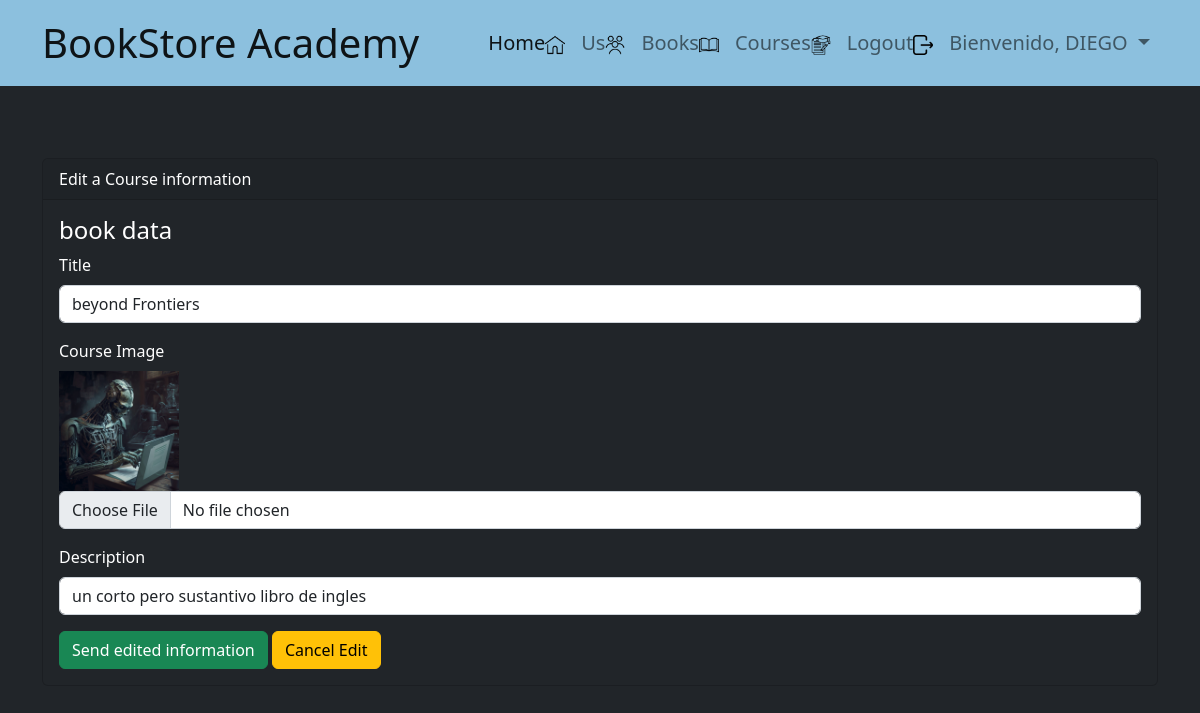
/courses/edit/2 (signed in), run on the app's committed database.
### libreria/models.py (models this page shows, shortened)
class Course(models.Model):
    id = models.AutoField(primary_key=True)
    title = models.CharField(max_length=100, verbose_name='Title')
    image = models.ImageField(upload_to='images/',verbose_name='Course Image', null=True)
    description = models.TextField(null=True, verbose_name='Description')

### libreria/views.py (the view)
# urls.py: path('courses/edit/<int:id>', views.edit_course, name='edit_course'),
@login_required
def edit_course(request, id):
    course = Course.objects.get(id=id)
    form = CourseForm(request.POST or None, request.FILES or None, instance=course)
    if form.is_valid() and request.method =='POST':
        form.save()
        return redirect('courses')
    return render(request, 'courses/edit.html', {'form': form})

### libreria/forms.py
class CourseForm(forms.ModelForm):
    class Meta:
        model = Course
        fields = '__all__'

### libreria/templates/courses/edit.html (shortened to what this page needs)
{% extends "base.html" %}
{% block content %}
<br><br><br>
<div class="card bg-dark">
    <div class="card-header">
        Edit a Course information
    </div>
    <div class="card-body">
        <h4 class="card-title">book data</h4>
        {% include 'courses/form.html' %}
    </div>
</div>
{% endblock %}

### libreria/templates/base.html (shortened to what this page needs)
{% load static %}
<!doctype html>
<html lang="en">
<head>
    <link href="https://cdn.jsdelivr.net/npm/bootstrap@5.2.1/dist/css/bootstrap.min.css" rel="stylesheet"
>
</head>
<body class="bg-dark text-bg-primary p-0 container-fluid m-0 ">
    <nav class="navbar navbar-expand-lg " style="background-color: #8CC0DE;">
        <div class="container">
            <a class="navbar-brand fs-1" href="{% url 'home' %}" >BookStore Academy</a>
            <div class="collapse navbar-collapse fs-5" id="navbarNav">
                <ul class="navbar-nav ms-auto ">
                    <li class="nav-item ">
                        <a class="nav-link active" aria-current="page" href="{% url 'home' %}">Home<img src="{% static 'libreria/assets/img/home.png'%}" alt="home" width="20px"/></a>
                    </li>
                    <li class="nav-item">
                        <a class="nav-link" href="{% url 'us' %}">Us<img src="{% static 'libreria/assets/img/users.png'%}" alt="us" width="20px"/></a>
                    </li>
                    {% if request.user.is_authenticated %}
                        <li class="nav-item"><a class="nav-link" href="{% url 'books' %}">Books<img src="{% static 'libreria/assets/img/book.png'%}" alt="books" width="20px"/></a></li>
                        <li class="nav-item"><a class="nav-link" href="{% url 'courses' %}">Courses<img src="{% static 'libreria/assets/img/courses.png'%}" alt="courses" width="20px"/></a></li>
                        <li class="nav-item"><a class="nav-link" href="{% url 'exit' %}">Logout<img src="{% static 'libreria/assets/img/logout.png'%}" alt="looout" width="20px"/></a></li>
                    {% endif%}
                    {% if request.user.is_authenticated %}
                    <li class="nav-item dropdown ">
                        <a class="nav-link dropdown-toggle" href="{% url 'profile' %}" role="button" data-bs-toggle="dropdown" aria-expanded="false">
                            Bienvenido, {{ user.username | upper }} {{avatar}}
                          </a>
                    </li>
                    {% endif%}
                </ul>
            </div>
        </div>
    </nav>
    <div class="container">
        <div class="row">
            <div class="col-12">
                {% block content %} {% endblock %}
            </div>
        </div>
    </div>
</body>
</html>

### libreria/templates/courses/form.html (shortened to what this page needs)
<form enctype="multipart/form-data" method="post">
  {% for input in form %}
  <div class="mb-3">
    <label for="" class="form-label">{{input.label}}</label>
    {% if input.field.widget.input_type == 'file' and input.value %}
    <br/>
    <img src="{{MEDIA_URL}}/images/{{input.value}}" width="120"/>
    {% endif%}
    <input
    type="{{ input.field.widget.input_type }}"
    class="form-control"
    name="{{ input.name }}"
    id=""
    aria-describedby="helpId"
    placeholder="{{input.label}}"
    value="{{ input.value | default:'' }}">
  </div>
  {% endfor %}
  <input name="" id="" class="btn btn-success" type="submit" value="Send edited information"></input>
  <a name="" id="" class="btn btn-warning" href="{% url 'courses'%}" role="button">Cancel Edit</a>
</form>

### data on the page
Course: title "beyond Frontiers" "un corto pero sustantivo libro de ingles", value (picture)

### other printed values
{{ user.username | upper }} "DIEGO"
{{ input.label }} "Title" "Course Image" "Description"
